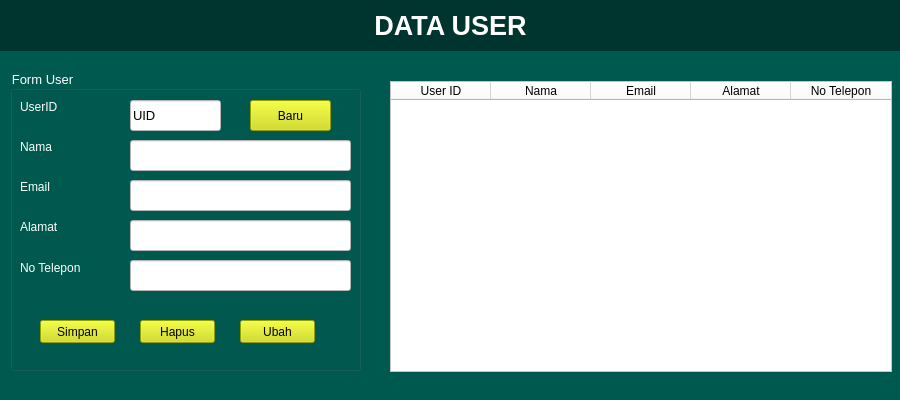
<?xml version="1.0" encoding="UTF-8"?>
<ui version="4.0">
 <class>MainWindow</class>
 <widget class="QMainWindow" name="MainWindow">
  <property name="geometry">
   <rect>
    <x>0</x>
    <y>0</y>
    <width>900</width>
    <height>400</height>
   </rect>
  </property>
  <property name="windowTitle">
   <string>MainWindow</string>
  </property>
  <property name="styleSheet">
   <string notr="true">background-color: rgb(0, 89, 79);</string>
  </property>
  <widget class="QWidget" name="centralwidget">
   <widget class="QGroupBox" name="groupBox">
    <property name="geometry">
     <rect>
      <x>10</x>
      <y>70</y>
      <width>351</width>
      <height>301</height>
     </rect>
    </property>
    <property name="font">
     <font>
      <pointsize>10</pointsize>
      <weight>50</weight>
      <bold>false</bold>
     </font>
    </property>
    <property name="styleSheet">
     <string notr="true">color: rgb(255, 255, 255);</string>
    </property>
    <property name="title">
     <string>Form User</string>
    </property>
    <widget class="QLabel" name="label_2">
     <property name="geometry">
      <rect>
       <x>10</x>
       <y>30</y>
       <width>47</width>
       <height>13</height>
      </rect>
     </property>
     <property name="text">
      <string>UserID</string>
     </property>
    </widget>
    <widget class="QLabel" name="label_3">
     <property name="geometry">
      <rect>
       <x>10</x>
       <y>70</y>
       <width>47</width>
       <height>13</height>
      </rect>
     </property>
     <property name="text">
      <string>Nama</string>
     </property>
    </widget>
    <widget class="QLabel" name="label_4">
     <property name="geometry">
      <rect>
       <x>10</x>
       <y>110</y>
       <width>47</width>
       <height>13</height>
      </rect>
     </property>
     <property name="text">
      <string>Email</string>
     </property>
    </widget>
    <widget class="QLabel" name="label_5">
     <property name="geometry">
      <rect>
       <x>10</x>
       <y>150</y>
       <width>47</width>
       <height>13</height>
      </rect>
     </property>
     <property name="text">
      <string>Alamat</string>
     </property>
    </widget>
    <widget class="QLabel" name="label_6">
     <property name="geometry">
      <rect>
       <x>10</x>
       <y>190</y>
       <width>71</width>
       <height>16</height>
      </rect>
     </property>
     <property name="text">
      <string>No Telepon</string>
     </property>
    </widget>
    <widget class="QLineEdit" name="EditUserID">
     <property name="geometry">
      <rect>
       <x>120</x>
       <y>30</y>
       <width>91</width>
       <height>31</height>
      </rect>
     </property>
     <property name="font">
      <font>
       <pointsize>10</pointsize>
      </font>
     </property>
     <property name="styleSheet">
      <string notr="true">background-color: rgb(255, 255, 255);
color: rgb(0, 0, 0);</string>
     </property>
     <property name="text">
      <string>UID</string>
     </property>
    </widget>
    <widget class="QLineEdit" name="EditNamaUser">
     <property name="geometry">
      <rect>
       <x>120</x>
       <y>70</y>
       <width>221</width>
       <height>31</height>
      </rect>
     </property>
     <property name="styleSheet">
      <string notr="true">background-color: rgb(255, 255, 255);
color: rgb(0, 0, 0);</string>
     </property>
    </widget>
    <widget class="QLineEdit" name="EditEmailUser">
     <property name="geometry">
      <rect>
       <x>120</x>
       <y>110</y>
       <width>221</width>
       <height>31</height>
      </rect>
     </property>
     <property name="styleSheet">
      <string notr="true">background-color: rgb(255, 255, 255);
color: rgb(0, 0, 0);</string>
     </property>
    </widget>
    <widget class="QLineEdit" name="EditAlamatUser">
     <property name="geometry">
      <rect>
       <x>120</x>
       <y>150</y>
       <width>221</width>
       <height>31</height>
      </rect>
     </property>
     <property name="styleSheet">
      <string notr="true">background-color: rgb(255, 255, 255);
color: rgb(0, 0, 0);</string>
     </property>
    </widget>
    <widget class="QLineEdit" name="EditTlpnUser">
     <property name="geometry">
      <rect>
       <x>120</x>
       <y>190</y>
       <width>221</width>
       <height>31</height>
      </rect>
     </property>
     <property name="styleSheet">
      <string notr="true">background-color: rgb(255, 255, 255);
color: rgb(0, 0, 0);</string>
     </property>
    </widget>
    <widget class="QPushButton" name="btnSimpan">
     <property name="geometry">
      <rect>
       <x>30</x>
       <y>250</y>
       <width>75</width>
       <height>23</height>
      </rect>
     </property>
     <property name="styleSheet">
      <string notr="true">background-color: rgb(206, 220, 0);
color: rgb(0, 0, 0);</string>
     </property>
     <property name="text">
      <string>Simpan</string>
     </property>
    </widget>
    <widget class="QPushButton" name="btnHapus">
     <property name="geometry">
      <rect>
       <x>130</x>
       <y>250</y>
       <width>75</width>
       <height>23</height>
      </rect>
     </property>
     <property name="styleSheet">
      <string notr="true">background-color: rgb(206, 220, 0);
color: rgb(0, 0, 0);</string>
     </property>
     <property name="text">
      <string>Hapus</string>
     </property>
    </widget>
    <widget class="QPushButton" name="btnUbah">
     <property name="geometry">
      <rect>
       <x>230</x>
       <y>250</y>
       <width>75</width>
       <height>23</height>
      </rect>
     </property>
     <property name="styleSheet">
      <string notr="true">background-color: rgb(206, 220, 0);
color: rgb(0, 0, 0);</string>
     </property>
     <property name="text">
      <string>Ubah</string>
     </property>
    </widget>
    <widget class="QPushButton" name="btnBaru">
     <property name="geometry">
      <rect>
       <x>240</x>
       <y>30</y>
       <width>81</width>
       <height>31</height>
      </rect>
     </property>
     <property name="styleSheet">
      <string notr="true">background-color: rgb(206, 220, 0);
color: rgb(0, 0, 0);</string>
     </property>
     <property name="text">
      <string>Baru</string>
     </property>
    </widget>
   </widget>
   <widget class="QLabel" name="label">
    <property name="geometry">
     <rect>
      <x>0</x>
      <y>0</y>
      <width>901</width>
      <height>51</height>
     </rect>
    </property>
    <property name="font">
     <font>
      <pointsize>20</pointsize>
      <weight>75</weight>
      <bold>true</bold>
     </font>
    </property>
    <property name="styleSheet">
     <string notr="true">background-color: rgb(0, 53, 47);
color: rgb(255, 255, 255);</string>
    </property>
    <property name="frameShape">
     <enum>QFrame::NoFrame</enum>
    </property>
    <property name="text">
     <string>DATA USER</string>
    </property>
    <property name="alignment">
     <set>Qt::AlignCenter</set>
    </property>
   </widget>
   <widget class="QTableWidget" name="tblUser">
    <property name="geometry">
     <rect>
      <x>390</x>
      <y>81</y>
      <width>502</width>
      <height>291</height>
     </rect>
    </property>
    <property name="styleSheet">
     <string notr="true">background-color: rgb(255, 255, 255);
</string>
    </property>
    <property name="editTriggers">
     <set>QAbstractItemView::NoEditTriggers</set>
    </property>
    <property name="selectionMode">
     <enum>QAbstractItemView::SingleSelection</enum>
    </property>
    <property name="selectionBehavior">
     <enum>QAbstractItemView::SelectRows</enum>
    </property>
    <column>
     <property name="text">
      <string>User ID</string>
     </property>
    </column>
    <column>
     <property name="text">
      <string>Nama</string>
     </property>
    </column>
    <column>
     <property name="text">
      <string>Email</string>
     </property>
    </column>
    <column>
     <property name="text">
      <string>Alamat</string>
     </property>
    </column>
    <column>
     <property name="text">
      <string>No Telepon</string>
     </property>
    </column>
   </widget>
  </widget>
  <widget class="QStatusBar" name="statusbar"/>
 </widget>
 <resources/>
 <connections/>
</ui>
